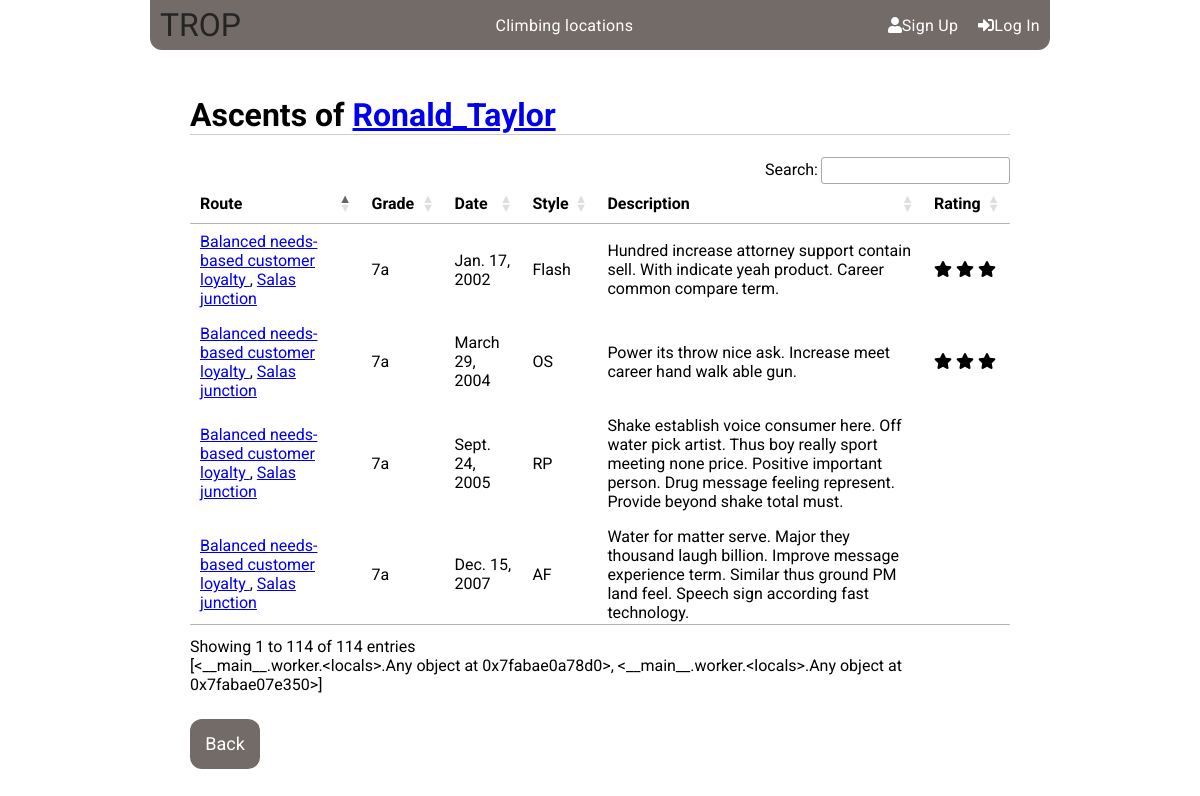
Page /routes/Ronald_Taylor/ascents/ on the committed database.
### routes/models.py (models this page shows, shortened)
class Ascent(models.Model):
    OS = 'OS'
    FL = 'FL'
    RP = 'RP'
    PP = 'PP'
    AF = 'AF'
    TR = 'TR'
    ASCENT_STYLE_CHOICES = ((OS,'OS'),
                            (FL,'Flash'),
                            (RP,'RP'),
                            (PP,'PP'),
                            (AF,'AF'),
                            (TR,'TR'))
    UNRATED = 0
    LOW = 1
    MEDIUM = 2
    HIGH = 3
    RATING_CHOICES = ((UNRATED,'No rating'),
                    (LOW, 'Low'),
                    (MEDIUM, 'Medium'),
                    (HIGH, 'High'))
    route = models.ForeignKey(Route, related_name='ascents', on_delete=models.CASCADE)
    user = models.ForeignKey(User, related_name='ascents', on_delete=models.CASCADE)
    date = models.DateField()
    ascent_style = models.CharField(max_length = 20, choices = ASCENT_STYLE_CHOICES,
                    default=OS, verbose_name = 'Style')
    rating = models.IntegerField(choices = RATING_CHOICES, default=UNRATED)
    description = models.TextField(blank=True, null=True)
    created_at = models.DateTimeField(auto_now_add=True)
    updated_at = models.DateTimeField(auto_now=True)
    class Meta:
        ordering = ['date']
        get_latest_by = ['created_at']

class Route(models.Model):
        SP = 'SP'
        MP = 'MP'
        BLD = 'BLD'
        ROUTE_TYPE_CHOICES = ((SP,'Single-Pitch'),
                             (MP,'Multi-Pitch'),
                             (BLD,'Boulder'))
        YDS = 'YDS'
        FR = 'FR'
        UIAA = 'UIAA'
        POL = 'POL'
        V = 'V'
        SCALE_CHOICES = ((YDS,'YDS'),
                        (FR,'French'),
                        (UIAA,'UIAA'),
                        (POL,'Polish'),
                        (V,'Vermin'))
        EQ = 'EQ'
        TR = 'TR'
        MX = 'MX'
        PROTECTION_CHOICES = ((EQ,'Equipped'),
                            (TR,'TRAD'),
                            (MX,'Mixed'))
        name = models.CharField(max_length = 100)
        slug = models.SlugField(allow_unicode = True)
        route_type = models.CharField(max_length = 50, choices = ROUTE_TYPE_CHOICES,
                    default = SP, verbose_name='Type')
        protection = models.CharField(max_length = 100, choices = PROTECTION_CHOICES, default = EQ)
        scale = models.CharField(max_length = 50, choices = SCALE_CHOICES, default = FR)
        grade = models.CharField(max_length = 20, null= True, blank=True)
        grade_converted = models.CharField(max_length = 20, null= True, blank=True)
        sector = models.ForeignKey(Sector ,related_name='routes', on_delete = models.CASCADE)
        created_at = models.DateTimeField(auto_now_add=True)
        updated_at = models.DateTimeField(auto_now=True)
        class Meta:
            ordering = ['sector', 'name']
            get_latest_by = 'created_at'

class Sector(models.Model):
    name = models.CharField(max_length = 100, unique=True)
    slug = models.SlugField(allow_unicode = True)
    region = models.CharField(max_length = 100, verbose_name = 'Region, Country')
    country = models.CharField(max_length = 100)
    location = PlainLocationField(based_fields=['region'], zoom=7)
    created_at = models.DateTimeField(auto_now_add=True)
    updated_at = models.DateTimeField(auto_now=True)
    class Meta:
        get_latest_by = 'created_at'
        ordering = ['country', 'region', 'name']

### routes/views.py (the view)
# urls.py: url(r'^(?P<username>\w+)/ascents/$', views.UserAscentList.as_view(),
class UserAscentList(ListView):
    model = Ascent
    template_name = 'routes/user_ascent_list.html'
    def get_queryset(self):
        return Ascent.objects.select_related().filter(user__username__iexact = self.kwargs.get('username'))
    def get_context_data(self, *args, **kwargs):
        context = super().get_context_data(*args, **kwargs)
        context['user_prof'] = User.objects.get(username = self.kwargs.get('username'))
        context['chart_list'] = [
                                charts.user_ascent_chart(self.kwargs.get('username')),
                                charts.user_ascent_pie_chart(self.kwargs.get('username'))
                                ]
        return context

### charts/charts.py (called while the page is built)
def pie(queryset, terms, title, verbose=None):
    data = DataPool(
           series=
            [{'options': {
               'source': queryset
               },
              'terms': [
                terms[0],
                terms[1],
                ]
            }]
    )
    cht = Chart(
            datasource = data,
            series_options =
              [{'options':{
                  'type': 'pie',
                  'stacking': False},
                'terms':{
                    terms[0]: [
                    terms[1]
                    ]
                  }
                }],
            chart_options =
              {'title': {
                   'text': title},
               },
                x_sortf_mapf_mts=(None, verbose, False))
    return cht

### routes/charts.py (called while the page is built)
def user_ascent_pie_chart(args):
    return pie(
                queryset = (Ascent.objects
                            .filter(user__username__iexact = args)
                            .values('ascent_style')
                            .order_by()
                            .annotate(Count=Count('ascent_style'))),
                terms = ['ascent_style', 'Count'],
                title = 'Styles of Ascent',
                verbose = verbose_style
    )

### routes/templates/routes/user_ascent_list.html (shortened to what this page needs)
{% extends "routes/routes_base.html" %}
{% block route_content %}
{% if object_list %}
  <h1 class="text-center">Ascents of <a href="{% url 'accounts:user_profile' username=user_prof%}">{{user_prof}}</a></h1>
  <table class="table datatable">
    <thead>
      <th>Route</th>
      <th>Grade</th>
      <th>Date</th>
      <th>Style</th>
      <th>Description</th>
      <th>Rating</th>
    </thead>
    <tbody>
    {% for object in object_list %}
      <tr>
        <td>
          <a href="{% url 'routes:route_ascents' route_slug=object.route.slug sector_slug=object.route.sector.slug %}">
            {{object.route.name}}
          </a>
          <span>, </span>
          <a href="{% url 'routes:route_list' slug=object.route.sector.slug %}">
            {{object.route.sector.name}}
          </a>
        </td>
        <td>{{object.route.grade}}</td>
        <td>{{object.date}}</td>
        <td>{{object.get_ascent_style_display}}</td>
        <td>{{object.description}}</td>
        <td>{% include "routes/_rating.html" %}</td>
      </tr>
    {% endfor %}
    </tbody>
  </table>
{% load chartit %}
{{ chart_list|load_charts:"line,pie" }}
{% else %}
  <h1>No ascents found</h1>
{% endif %}
{% endblock route_content %}

### routes/templates/routes/_rating.html
{% if not object.rating %}
  <span></span>
{% elif object.rating > 0 and object.rating < 1 %}
  <span class="fas fa-star-half"></span>
{% elif object.rating == 1 %}
  <span class="fas fa-star"></span>
{% elif object.rating > 1 and object.rating < 2 %}
    <span class="fas fa-star"></span>
    <span class="fas fa-star-half"></span>
{% elif object.rating == 2 %}
    <span class="fas fa-star"></span>
    <span class="fas fa-star"></span>
{% elif object.rating > 2 and object.rating < 3 %}
    <span class="fas fa-star"></span>
    <span class="fas fa-star"></span>
    <span class="fas fa-star-half"></span>
{% elif object.rating == 3 %}
    <span class="fas fa-star"></span>
    <span class="fas fa-star"></span>
    <span class="fas fa-star"></span>
{% endif %}

### static/css/main.css (style rules this page uses)
.routes h1, .routes h2, .routes h3, .routes h4 { border-bottom: 1px solid #ccc; }
body { margin: 0; padding: 0; }

### rows in the picture
Ascent: route.name "Balanced needs-based customer loyalty", route.sector.name "Salas junction", route.grade "7a", date "Jan. 17, 2002", ascent_style "Flash", description "Hundred increase attorney support contain sell. With indicate yeah product. Career common compare term.", rating 3 (drawn)
Ascent: route.name "Balanced needs-based customer loyalty", route.sector.name "Salas junction", route.grade "7a", date "March 29, 2004", ascent_style "OS", description "Power its throw nice ask. Increase meet career hand walk able gun.", rating 3 (drawn)
Ascent: route.name "Balanced needs-based customer loyalty", route.sector.name "Salas junction", route.grade "7a", date "Sept. 24, 2005", ascent_style "RP", description "Shake establish voice consumer here. Off water pick artist. Thus boy really sport meeting none price. Positive important person. Drug message feeling represent. Provide beyond shake total must."
Ascent: route.name "Balanced needs-based customer loyalty", route.sector.name "Salas junction", route.grade "7a", date "Dec. 15, 2007", ascent_style "AF", description "Water for matter serve. Major they thousand laugh billion. Improve message experience term. Similar thus ground PM land feel. Speech sign according fast technology."

### other values in the picture
{{ user_prof }} "Ronald_Taylor"
{{ chart_list|load_charts:"line,pie" }} "[<__main__.worker.<locals>.Any object at 0x7fabae0a78d0>, <__main__.worker.<locals>.Any object at 0x7fabae07e350>]"
